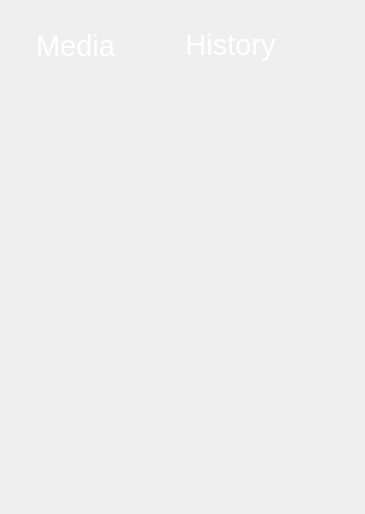
<?xml version="1.0" encoding="UTF-8"?>
<ui version="4.0">
 <class>Medialibrary</class>
 <widget class="QWidget" name="Medialibrary">
  <property name="windowModality">
   <enum>Qt::NonModal</enum>
  </property>
  <property name="enabled">
   <bool>true</bool>
  </property>
  <property name="geometry">
   <rect>
    <x>0</x>
    <y>0</y>
    <width>365</width>
    <height>514</height>
   </rect>
  </property>
  <property name="sizePolicy">
   <sizepolicy hsizetype="Preferred" vsizetype="MinimumExpanding">
    <horstretch>0</horstretch>
    <verstretch>0</verstretch>
   </sizepolicy>
  </property>
  <property name="windowTitle">
   <string>Widget</string>
  </property>
  <property name="layoutDirection">
   <enum>Qt::LeftToRight</enum>
  </property>
  <widget class="QGroupBox" name="groupBox">
   <property name="geometry">
    <rect>
     <x>0</x>
     <y>0</y>
     <width>371</width>
     <height>61</height>
    </rect>
   </property>
   <property name="styleSheet">
    <string notr="true">border:none</string>
   </property>
   <widget class="QPushButton" name="mediaButton">
    <property name="geometry">
     <rect>
      <x>10</x>
      <y>10</y>
      <width>131</width>
      <height>71</height>
     </rect>
    </property>
    <property name="sizePolicy">
     <sizepolicy hsizetype="Fixed" vsizetype="Fixed">
      <horstretch>0</horstretch>
      <verstretch>0</verstretch>
     </sizepolicy>
    </property>
    <property name="font">
     <font>
      <family>Arial</family>
      <pointsize>22</pointsize>
      <bold>false</bold>
     </font>
    </property>
    <property name="contextMenuPolicy">
     <enum>Qt::NoContextMenu</enum>
    </property>
    <property name="styleSheet">
     <string notr="true">color:white</string>
    </property>
    <property name="text">
     <string>Media</string>
    </property>
   </widget>
   <widget class="QPushButton" name="browingButton">
    <property name="geometry">
     <rect>
      <x>150</x>
      <y>14</y>
      <width>161</width>
      <height>61</height>
     </rect>
    </property>
    <property name="sizePolicy">
     <sizepolicy hsizetype="Fixed" vsizetype="Fixed">
      <horstretch>0</horstretch>
      <verstretch>0</verstretch>
     </sizepolicy>
    </property>
    <property name="font">
     <font>
      <family>Arial</family>
      <pointsize>22</pointsize>
      <italic>false</italic>
      <bold>false</bold>
     </font>
    </property>
    <property name="styleSheet">
     <string notr="true">color:white</string>
    </property>
    <property name="text">
     <string>History</string>
    </property>
   </widget>
  </widget>
  <widget class="QStackedWidget" name="stackedWidget">
   <property name="geometry">
    <rect>
     <x>0</x>
     <y>70</y>
     <width>351</width>
     <height>431</height>
    </rect>
   </property>
   <property name="styleSheet">
    <string notr="true">border:none</string>
   </property>
   <property name="currentIndex">
    <number>1</number>
   </property>
   <widget class="QWidget" name="page">
    <property name="enabled">
     <bool>true</bool>
    </property>
    <property name="styleSheet">
     <string notr="true">border:none</string>
    </property>
    <layout class="QGridLayout" name="gridLayout">
     <property name="leftMargin">
      <number>0</number>
     </property>
     <property name="topMargin">
      <number>0</number>
     </property>
     <property name="rightMargin">
      <number>0</number>
     </property>
     <property name="bottomMargin">
      <number>0</number>
     </property>
     <property name="spacing">
      <number>0</number>
     </property>
     <item row="0" column="0">
      <widget class="QScrollArea" name="scrollArea">
       <property name="styleSheet">
        <string notr="true">background-color:rgba(0,0,0,0)</string>
       </property>
       <property name="widgetResizable">
        <bool>true</bool>
       </property>
       <widget class="QWidget" name="scrollAreaWidgetContents_1">
        <property name="geometry">
         <rect>
          <x>0</x>
          <y>0</y>
          <width>351</width>
          <height>431</height>
         </rect>
        </property>
        <property name="focusPolicy">
         <enum>Qt::NoFocus</enum>
        </property>
       </widget>
      </widget>
     </item>
    </layout>
   </widget>
   <widget class="QWidget" name="page_2">
    <property name="autoFillBackground">
     <bool>false</bool>
    </property>
    <property name="styleSheet">
     <string notr="true"/>
    </property>
    <widget class="QScrollArea" name="scrollArea_2">
     <property name="geometry">
      <rect>
       <x>-10</x>
       <y>10</y>
       <width>381</width>
       <height>441</height>
      </rect>
     </property>
     <property name="sizePolicy">
      <sizepolicy hsizetype="Preferred" vsizetype="Preferred">
       <horstretch>0</horstretch>
       <verstretch>0</verstretch>
      </sizepolicy>
     </property>
     <property name="styleSheet">
      <string notr="true">background-color:rgba(0,0,0,0)</string>
     </property>
     <property name="widgetResizable">
      <bool>true</bool>
     </property>
     <widget class="QWidget" name="scrollAreaWidgetContents_2">
      <property name="geometry">
       <rect>
        <x>0</x>
        <y>0</y>
        <width>381</width>
        <height>441</height>
       </rect>
      </property>
     </widget>
    </widget>
   </widget>
  </widget>
 </widget>
 <resources/>
 <connections/>
</ui>
